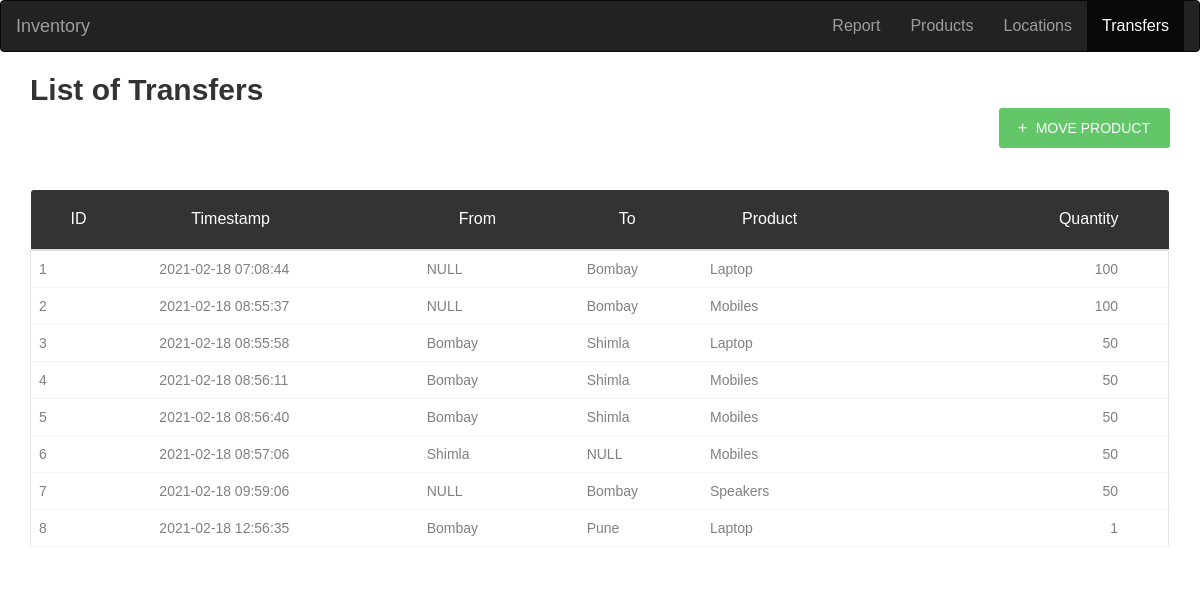
Page /transfers on the earlier database version.
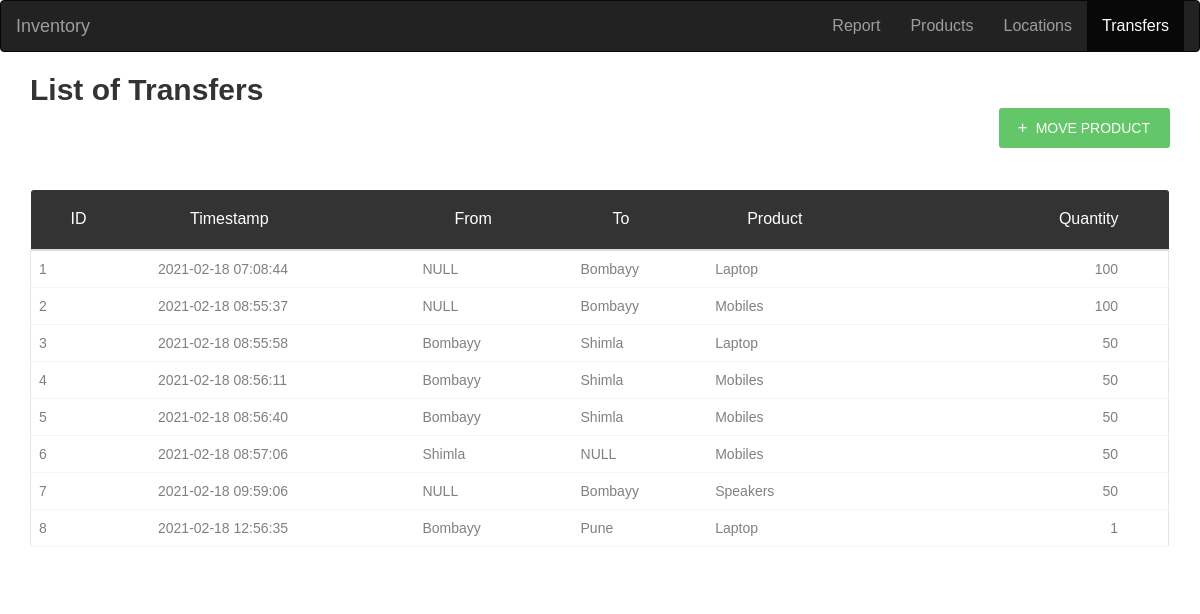
Same page on the later database version.
### tables this page shows
CREATE TABLE movement (
    movement_id INTEGER PRIMARY KEY AUTOINCREMENT,
    timestampp TIMESTAMP NOT NULL DEFAULT CURRENT_TIMESTAMP,
    from_l TEXT,
    to_l TEXT,
    prod_name TEXT NOT NULL,
    qty INTEGER NOT NULL,
    FOREIGN KEY(prod_name) REFERENCES product(prod_name),
    FOREIGN KEY(from_l) REFERENCES locationn(location_name),
    FOREIGN KEY(to_l) REFERENCES locationn(location_name)
);

### app.py (the view, shortened to what this page needs)
@app.route('/transfers', methods=('GET', 'POST'))
def transfers():
    conn = get_db_connection()
    m = conn.execute('SELECT * FROM movement').fetchall()
    p = conn.execute('SELECT * FROM product').fetchall()
    l = conn.execute('SELECT location_name FROM locationn').fetchall()
    conn.close()
    return render_template('transfers.html', m=m, p=p,l=l)

### app.py (called while the page is built)
def get_db_connection():
    conn = sqlite3.connect('database.db')
    conn.row_factory = sqlite3.Row
    return conn

### templates/transfers.html (shortened to what this page needs)
{% extends 'base.html' %}
{% block content %}
<nav class="navbar navbar-inverse">
    <div class="container-fluid">
        <div class="navbar-header">
            <a class="navbar-brand" href="#">Inventory</a>
        </div>
        <ul class="nav navbar-nav" style="float:right">
            <li class=" nav-item"><a href="/">Report</a></li>
            <li><a class="nav-item" href="products">Products</a></li>
            <li><a class="nav-item" href="locationn">Locations</a></li>
            <li class="active"><a class="nav-item" href="transfers">Transfers</a></li>
        </ul>
    </div>
</nav>
<div class="container">
    <h2>List of Transfers</h2>
    <div style="float:right">
        <a href="#addModal" class="au-btn au-btn-icon au-btn--green au-btn--small" data-toggle="modal"><i
                class="zmdi zmdi-plus"></i> <span>Move Product</span></a>
    </div>
    <br>
    <br>
    <div class="row m-t-30">
        <div class="col-md-12">
            <div class="table-responsive m-b-40">
                <table class="table table-borderless table-data3">
                    <thead>
                        <tr>
                            <th>ID</th>
                            <th>Timestamp</th>
                            <th>from</th>
                            <th>to</th>
                            <th>Product</th>
                            <th>Quantity</th>
                        </tr>
                    </thead>
                    <tbody>
                        {%for i in m %}
                        <tr>
                            <td>{{ i['movement_id'] }}</td>
                            <td>{{ i['timestampp'] }}</td>
                            <td>{{ i['from_l'] }}</td>
                            <td>{{ i['to_l'] }}</td>
                            <td>{{ i['prod_name'] }}</td>
                            <td>{{ i['qty'] }}</td>
                        </tr>
                        {% endfor %}
                    </tbody>
                </table>
            </div>
        </div>
    </div>
</div>
{% endblock %}

### templates/base.html (shortened to what this page needs)
<!doctype html>
<html lang="en">
  <head>
    <link href="static/font-awesome-4.7/css/font-awesome.min.css" rel="stylesheet" media="all">
    <link href="static/mdi-font/css/material-design-iconic-font.min.css" rel="stylesheet" media="all">
    <link rel="stylesheet" href="https://maxcdn.bootstrapcdn.com/bootstrap/3.4.1/css/bootstrap.min.css">
    <link href="static/css/theme.css" rel="stylesheet" media="all">
  </head>
  <body>
        {% block content %} {% endblock %}
  </body>
</html>

Differences in the rows shown:
changed movement id 1: to_l "Bombay" → "Bombayy"
changed movement id 2: to_l "Bombay" → "Bombayy"
changed movement id 3: from_l "Bombay" → "Bombayy"
changed movement id 4: from_l "Bombay" → "Bombayy"
changed movement id 5: from_l "Bombay" → "Bombayy"
changed movement "Speakers": to_l "Bombay" → "Bombayy"
changed movement "Pune": from_l "Bombay" → "Bombayy"
